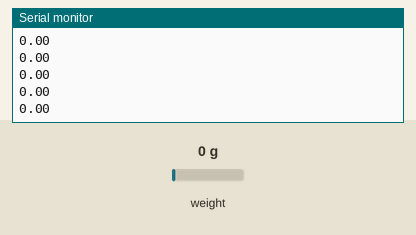
The sketch below on a simulated ESP8266 (NodeMCU). Parts: the last lines printed to the serial monitor. The inputs (shaded band) are chosen by the test bench; at power-on: weight on the scale 0 g. EEPROM starts erased.

Above: at 3.6 s.
3.7 s: weight on the scale set to 100 g
At 3.72 s:
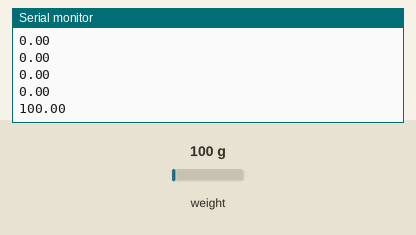
5.2 s: weight on the scale set to 1250 g
At 5.23 s:
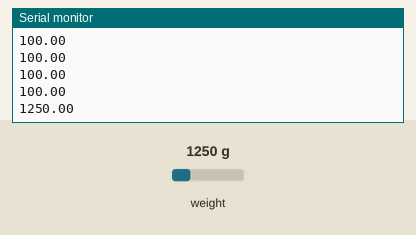
Timing chart, 0 to 8.2 s (numbered marks = the images above; inputs shaded):
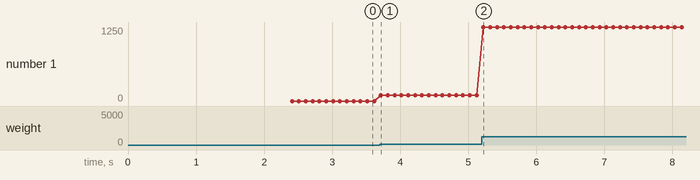

Measured:
- after the input at 3.7 s, the serial monitor: prints a new line at once (image 1)
- after the input at 5.2 s, the serial monitor: prints a new line at once (image 2)
- plotted number 1: 0 → 100 after the input at 3.7 s, 100 → 1250 after the input at 5.2 s

The sketch:

test_with_LCD.ino
```cpp
//#include <LiquidCrystal_I2C.h>// include the library code
#include <HX711_ADC.h>
#if defined(ESP8266)|| defined(ESP32) || defined(AVR)
#include <EEPROM.h>
#endif
//LiquidCrystal_I2C lcd(0x27,16,2);  // set the LCD address and the number of columns and rows

//pins:
const int HX711_dout = 4; //mcu > HX711 dout pin
const int HX711_sck = 5; //mcu > HX711 sck pin

//HX711 constructor:
HX711_ADC LoadCell(HX711_dout, HX711_sck);

const int calVal_eepromAdress = 0;
unsigned long t = 0;

void setup() {
  //lcd.begin();  // set up the LCD's number of columns and rows:
  Serial.begin(115200); delay(10);
  Serial.println();
  Serial.println("Starting...");

  LoadCell.begin();
  //LoadCell.setReverseOutput(); //uncomment to turn a negative output value to positive
  float calibrationValue; // calibration value (see example file "Calibration.ino")
  calibrationValue = 696.0; // uncomment this if you want to set the calibration value in the sketch
#if defined(ESP8266)|| defined(ESP32)
  //EEPROM.begin(512); // uncomment this if you use ESP8266/ESP32 and want to fetch the calibration value from eeprom
#endif
  EEPROM.get(calVal_eepromAdress, calibrationValue); // uncomment this if you want to fetch the calibration value from eeprom

  unsigned long stabilizingtime = 2000; // preciscion right after power-up can be improved by adding a few seconds of stabilizing time
  boolean _tare = true; //set this to false if you don't want tare to be performed in the next step
  LoadCell.start(stabilizingtime, _tare);
  if (LoadCell.getTareTimeoutFlag()) {
    Serial.println("Timeout, check MCU>HX711 wiring and pin designations");
    while (1);
  }
  else {
    LoadCell.setCalFactor(calibrationValue); // set calibration value (float)
    Serial.println("Startup is complete - " + String(calibrationValue));
  }
}

void loop() {
  static boolean newDataReady = 0;
  const int serialPrintInterval = 0; //increase value to slow down serial print activity

  // check for new data/start next conversion:
  if (LoadCell.update()) newDataReady = true;

  // get smoothed value from the dataset:
  if (newDataReady) {
    if (millis() > t + serialPrintInterval) {
      float i = LoadCell.getData();
      //Serial.print("Load_cell output val: ");
      Serial.println(i);
      //LCD Print
      //lcd.clear(); // Clears the display
      //lcd.setCursor(0,0);  // set the cursor to column 0, line 0
      //lcd.print("DIYEngineers.com");
     // lcd.setCursor(0,1);  // set the cursor to column 0, line 1
      //lcd.print("Weight(g): " + String(int(i)));
      newDataReady = 0;
      delay(50);
      t = millis();
    }
  }
}
```
